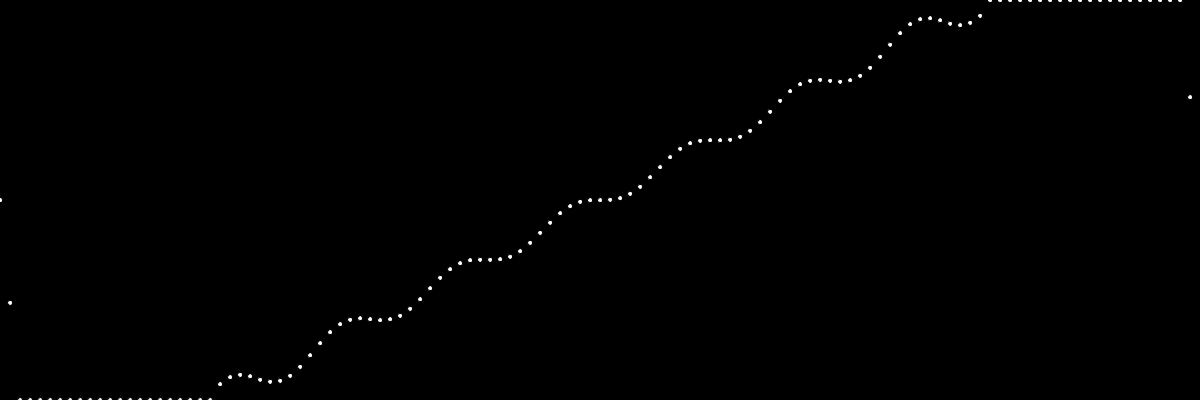
Frame 1 (no input)
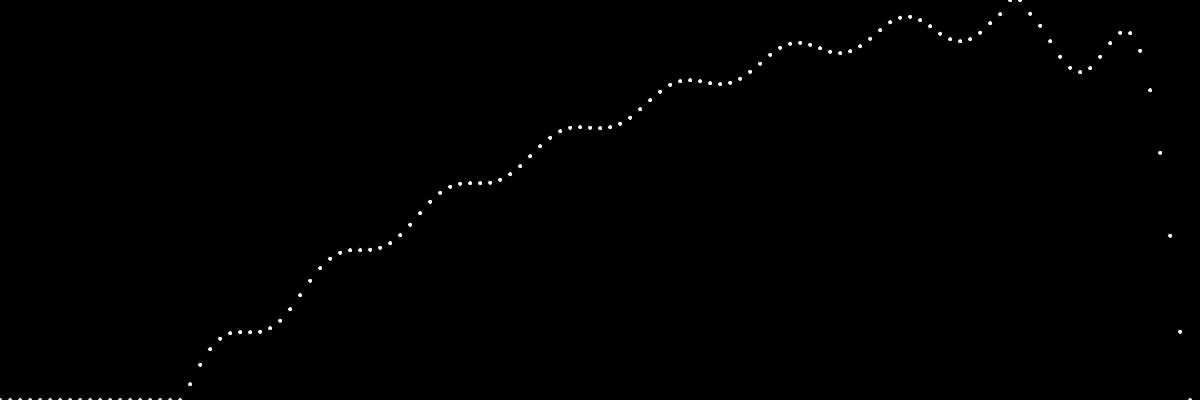
Frame 60 (the mouse pressed at the canvas centre just before this capture)
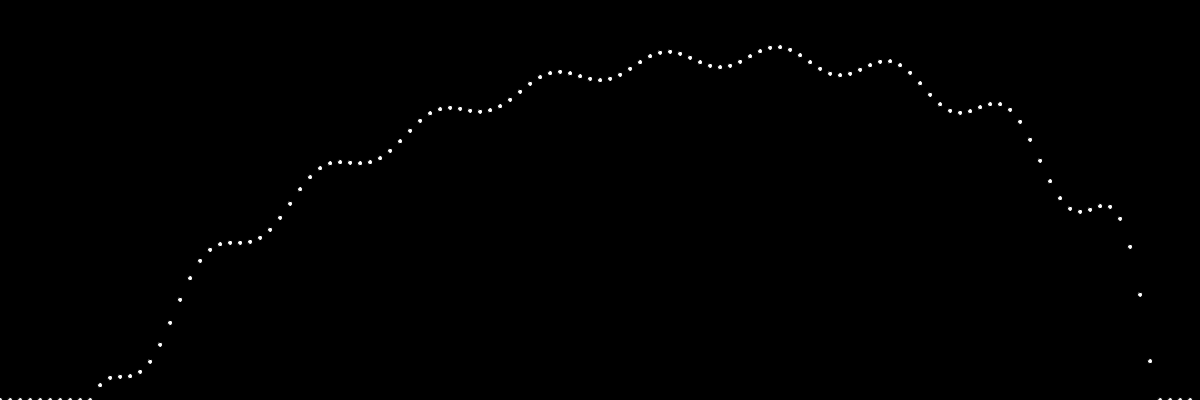
Frame 120 (the mouse held since frame 60 and released just before this capture)

The Processing sketch that drew these frames (run headless with seeded random() and noise(); from frame 60 on, the mouse is pressed at the canvas centre):

// Processing sketch: visualWave
// ── visualWave.pde
// y = A sin(wt) = A sin(2*pi*f/p + phase)

int w = 1200;
int h = 400;

float incr = 0.01;


int nwave = 10;
Wave[] waves = new Wave[nwave];

void setup() {
  size(1200, 400);
  
  float f0 = 1;
  float a0 = h / 2;
  
  for (int i = 0; i < nwave; i++) {
    float amp = (a0 / (i + 1));
    //if (i % 2 != 0) {
    //  amp = 0.0;
    //}
    float freq = f0 * (i + 1);
    waves[i] = new Wave(freq, amp, 0.0);
  }
  
}

void draw() {

  background(0);
  
  for (int i = 0; i < w; i += 10) {
    float y = 0.0;
    for (Wave wave : waves) {
      y += wave.getValue(i);
    }
    float maxAmp = y + h / 2;
    if (maxAmp < 10) maxAmp = 0; 
    if (maxAmp > h - 10) maxAmp = h;
    circle(i, maxAmp, 5);
  }
   
  for (Wave wave : waves) {
    wave.updatePhase(incr);
  }
  
}

// ── Wave.pde

class Wave {
  
  float period;
  float amp;
  float phase;

  Wave(float p, float a, float ph) {
    this.period = p;
    this.amp = a;
    this.phase = ph;
  }
  
  float getValue(int t) {
    return this.amp * sin(2 * PI * this.period * t / width + this.phase);
  }
  
  void updatePhase(float phaseIncr) {  
    this.phase += phaseIncr;
    this.phase %= 2 * PI;
  }

}
